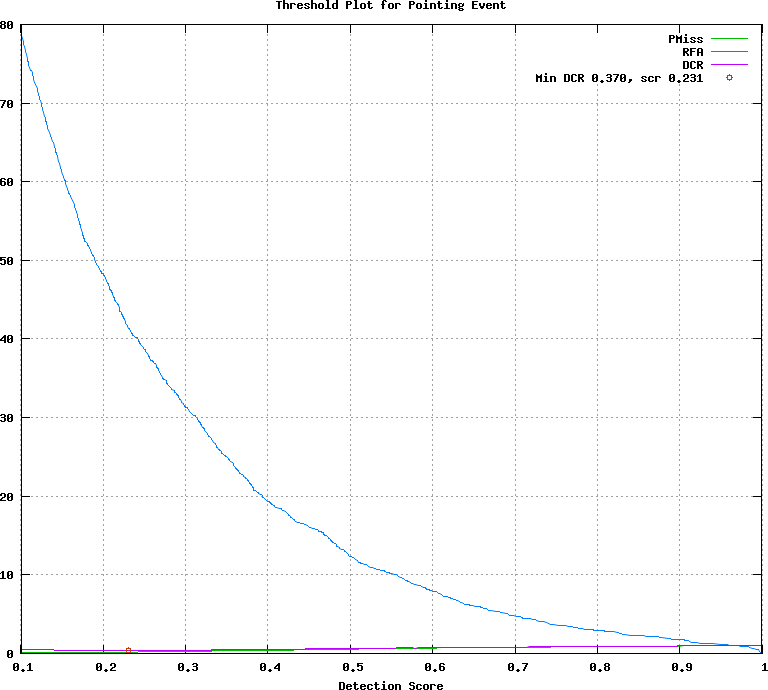

Reproduce this figure in gnuplot.
## GNUPLOT command file
set terminal postscript color
set style data lines
set title 'Threshold Plot for Pointing Event'
set xlabel 'Detection Score'
set grid
set size ratio 0.85
plot [0.101000:0.999000]  \
  'test.det.Pointing_Event.dat.1' using 1:4 title 'PMiss' with lines lt 2, \
  'test.det.Pointing_Event.dat.1' using 1:5 title 'RFA' with lines lt 3, \
  'test.det.Pointing_Event.dat.1' using 1:6 title 'DCR' with lines lt 4, \
  'test.det.Pointing_Event.dat.2' using 1:2 title 'Min DCR 0.370, scr 0.231' with points lt 6
